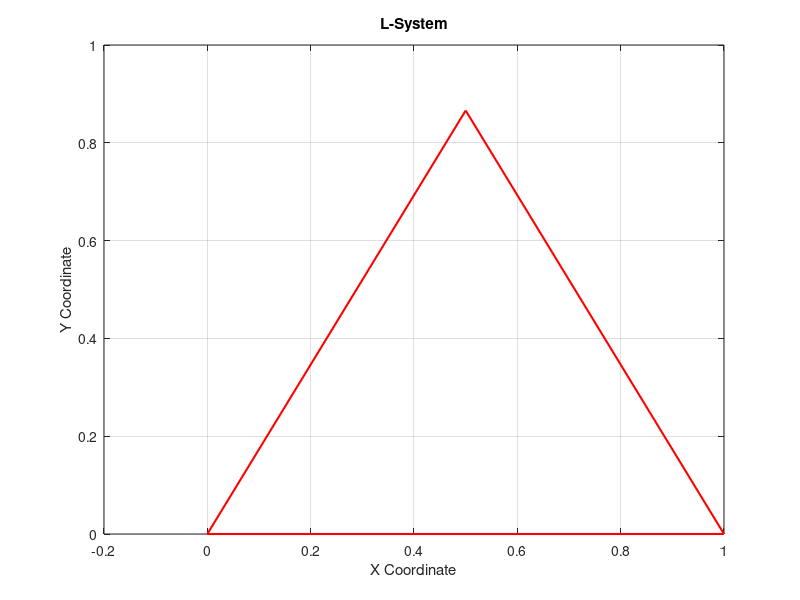

Write MATLAB code to recreate this figure.
w = 'F++F++F';
n = length(w)

a = ones(1, n)*pi/3;
x = zeros(1, n);
y = zeros(1, n);
a(1) = 0;
d = 1;
delta = pi/3;
fprintf('%-10s %-10s %-10s %-10s\n', 'Symbol', 'x', 'y', 'alpha');
fprintf('-----------------------------------------\n');


for i=1:n
    if w(i) == 'F'
        x(i+1) = x(i) + d*cos(a(i));
        y(i+1) = y(i) + d*sin(a(i));
        a(i+1) = a(i);
    elseif w(i) == '+'
        x(i+1) = x(i);
        y(i+1) = y(i);
        a(i+1) = a(i) + delta;
    elseif w(i) == '-'
        x(i+1) = x(i);
        y(i+1) = y(i);
        a(i+1) = a(i) - delta;
    end
    fprintf('%-10s %-10.5f %-10.5f %-10.2f\n', w(i), x(i), y(i), rad2deg(a(i)));
end

plot (x, y, '-r', 'LineWidth', 1.5);
grid on
title('L-System');
xlabel('X Coordinate');
ylabel('Y Coordinate');
